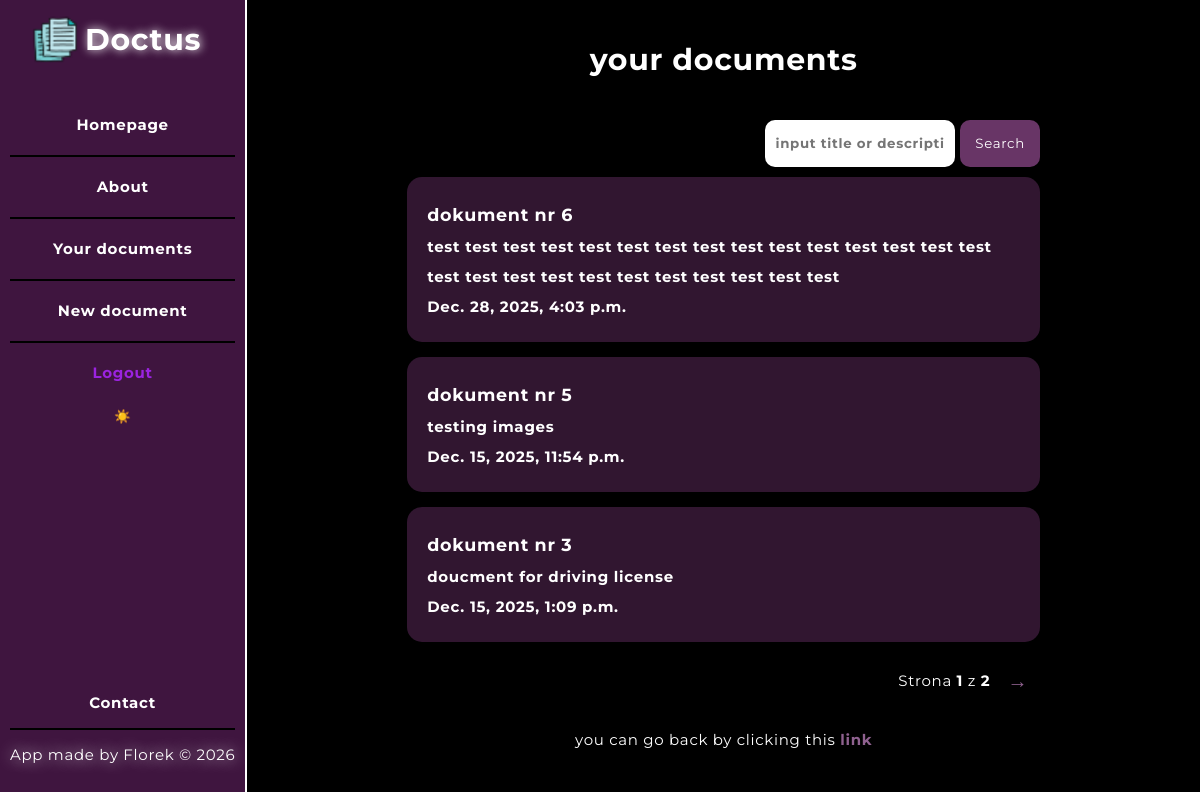
Before: /documents/ (signed in) with the older database file.
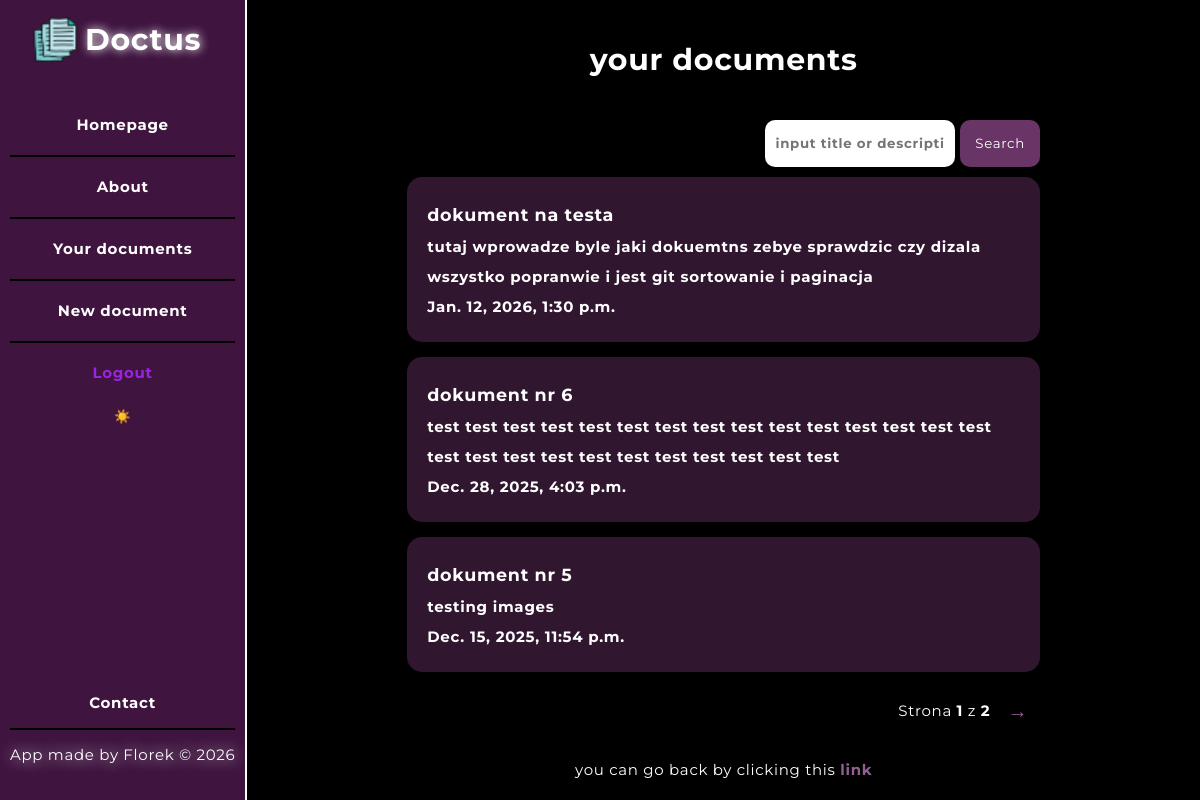
After: the same page with the newer database file.
### documents/models.py (models this page shows, shortened)
class Document(models.Model):
    owner = models.ForeignKey(User, on_delete=models.CASCADE, related_name = "documents")
    title = models.CharField(max_length = 75)
    description = models.TextField(blank = True)
    date = models.DateTimeField(auto_now_add = True)
    slug = models.SlugField(blank = True)
    file = models.FileField(blank = True, null = True)
    class Meta:
        unique_together = ("owner", "slug")

### documents/views.py (the view)
@login_required(login_url='/users/login/')
def documents_list(request):
    query = request.GET.get('q', '')
    documents = Document.objects.filter(owner=request.user).order_by('-date') # - in descending order
    if query:
        documents = documents.filter(
            Q(title__icontains=query) |
            Q(description__icontains=query)
        )
    paginator = Paginator(documents, 3)
    page_number = request.GET.get('page')
    page_obj = paginator.get_page(page_number)
    return render(request, 'documents/documents_list.html', { 'documents': page_obj, 'query': query })

### documents/templates/documents/documents_list.html (shortened to what this page needs)
{% extends 'layout.html' %}
{% block content %}
    <h1>your documents</h1>
    <section class="documents_list">
        <div class="search_div">
            <form action="" method="get" class="search_form">
                <input type="text" placeholder="input title or description" value="{{ query }}" name="q" class="search_input">
                <button type="submit" class="submit_button"> Search </button>
            </form>
        </div>
        {% if documents %}
            {% for document in documents %}
                <article class="document">
                    <a href="{% url 'documents:page' slug=document.slug %}" class="document_link">
                        <h3>
                            {{ document.title }}
                        </h3>
                        <p>{{ document.description }}</p>
                        <p>{{ document.date}}</p>
                    </a>
                </article>
            {% endfor %}
        {% elif not documents and query %}
            <h2>no results for <span class="info_query">{{ query }}</span></h2>
        {% elif not documents %}
            <h2>Your documents list is empty, add some clicking link on your left side</h2>
        {% endif %}
        <div class="pagination">
            <span>
                Strona <b>{{ documents.number }}</b> z <b>{{ documents.paginator.num_pages }}</b>
            </span>
            {% if documents.has_next %}
                <a href="?q={{ query }}&page={{ documents.next_page_number }}" class="arrows">&rarr;</a>
            {% endif %}
        </div>
    </section>
    <p class="end_par">you can go back by clicking this <a href="/">link</a></p>
{% endblock %}

### templates/layout.html (shortened to what this page needs)
<!DOCTYPE html>
{% load static %}
<html lang="en">
<head>
    <link rel="stylesheet" href="{% static 'css/style.css' %}">
</head>
<body>
    <nav>
        <a class="name" href="/">
            <img src="{% static 'images/logo.png' %}" alt="Logo" class="logo_icon">
            <span>Doctus</span>
        </a>
        <div class="links">
            <a href="/" aria-label="home" title="Home">Homepage</a> <hr />
            <a href="/about" aria-label="about" title="about">About</a>  <hr />
            {% if user.is_authenticated %}
            <a href="{% url 'documents:list' %}" aria-label="documents" title="documents">Your documents</a>  <hr />
            <a href="{% url 'documents:new-document' %}" aria-label="new-documents" title="new-document">New document</a>  <hr />
            <form action="{% url 'users:logout' %}" method="POST">
                <button class="logout" title="logout">Logout</button>
            </form>
            {% else %}
            <a href="{% url 'users:login' %}" aria-label="login" title="login">Login</a>  <hr />
            <a href="{% url 'users:register' %}" aria-label="register" title="register">Register</a>
            {% endif %}
            <button id="button_theme" class="button_theme">☀️</button>
        </div>
        <div class="contact">
            <a href="/contact" aria-label="contact" title="contact">Contact</a>  <hr />
            <p class="author_par">App made by Florek &copy; 2026 </p>
        </div>
    </nav>
    <main>
        {% block content %}{% endblock %}
    </main>
</body>
</html>

### static/css/style.css (style rules this page uses)
* { margin: 0; padding: 0; box-sizing: border-box; font-family: Montserrat ; letter-spacing: 0.7px; line-height: 2; }
body { background-color: black; font-size: 15px; color: white; display: flex; flex-direction: row; min-height: 100vh; }
hr { border: solid 1px black; }
nav { background-color: rgb(63, 21, 63); padding: 10px; display: flex; flex-direction: column; gap: 40px; border-right: solid 2px rgb(255, 255, 255); }
nav .name { font-weight: bold; font-size: 30px; margin-left: 20px; margin-right: 20px; display: flex; align-items: center; gap: 5px; }
nav .name span { text-shadow: 1px 0 10px rgb(255, 255, 255); }
nav .logo_icon { width: 50px; height: 50px; object-fit: contain; }
nav a { text-decoration: none; }
nav a { color: white; font-size: 15px; }
nav .links { display: flex; gap: 15px; flex-direction: column; text-align: center; }
nav .contact { display: flex; flex-direction: column; margin: auto 0 20px 0; text-align: center; color: white; gap: 10px; }
main { margin-top: 20px; flex: 1; padding: 10px; text-align: center; }
h1 { margin-bottom: 10px; }
a { font-weight: bold; text-decoration: none; color: rgb(143, 97, 143); }
section { background-color: #311630; padding: 20px 10px 10px 10px; border-radius: 10px; max-width: 70%; margin: 0 auto; }
.documents_list { background-color: transparent; padding: 20px 10px 10px 10px; border-radius: 10px; width: auto; margin: 0 auto; }
.document_link { text-decoration: none; color: inherit; }
.document { padding: 20px; margin-bottom: 15px; text-align: left; background-color: #311630; border-radius: 15px; display: flex; flex-direction: column; gap: 10px; }
.end_par { margin-top: 10px; }
.logout { color: rgb(155, 35, 224); background: transparent; border: none; font-weight: bold; font-size: 15px; }
.button_theme { background-color: transparent; border: none; }
.search_div { display: flex; flex-direction: row; justify-content: end; margin-bottom: 10px; }
.submit_button { width: 80px; border: none; background-color: #683566; padding: 10px; color: white; border-radius: 10px; }
.search_input { border: none; padding: 10px; border-radius: 10px; background-color: rgb(255, 255, 255); font-weight: bold; }
.arrows { font-size: 20px; padding: 4px 12px; }
.pagination { flex-direction: row; display: flex; justify-content: end; align-items: center; gap: 5px; }
.author_par { text-shadow: 1px 0px 15px rgb(255, 255, 255); }

Changed rows visible on the page:
no longer on this page (row unchanged): Document: title "dokument nr 3", description "doucment for driving license", date "Dec. 15, 2025, 1:09 p.m."
added Document: title "dokument na testa", description "tutaj wprowadze byle jaki dokuemtns zebye sprawdzic czy dizala wszystko popranwie i jest git sortowanie i paginacja", date "Jan. 12, 2026, 1:30 p.m."
